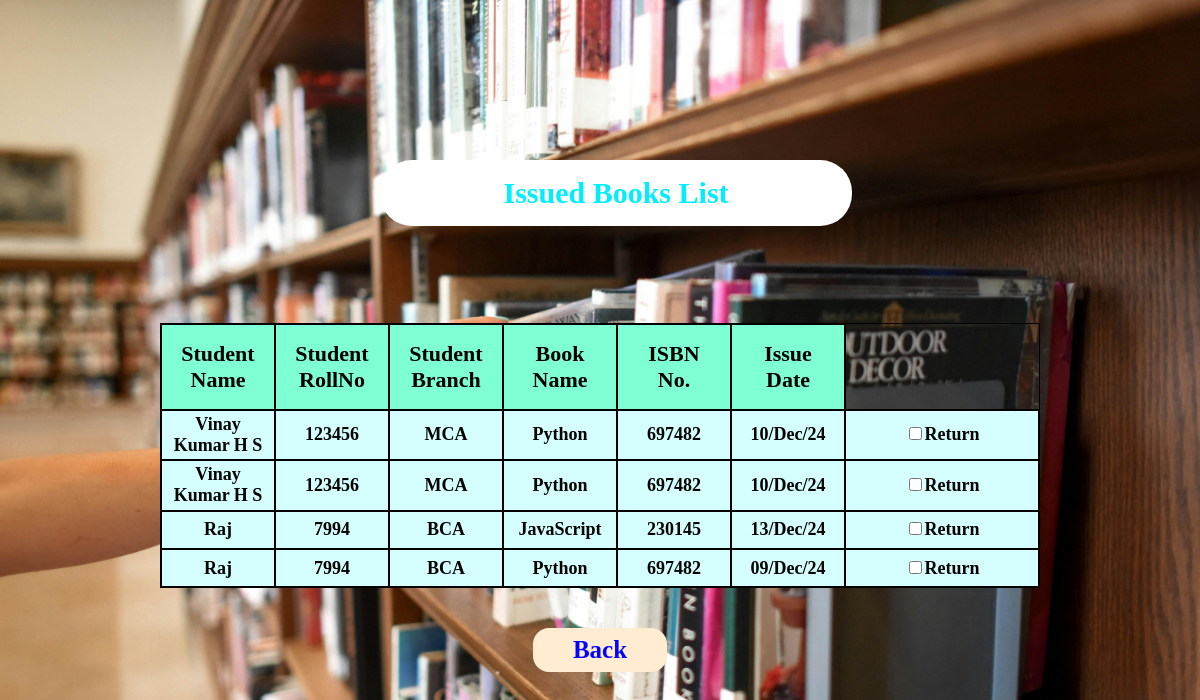
Page /list/ on the committed database.
### App1/models.py (models this page shows)
class IssueBook(models.Model):
    Student_name=models.CharField(max_length=100)
    Student_roll=models.IntegerField()
    Student_branch=models.CharField(max_length=100)
    book_name=models.CharField(max_length=100)
    ISBN=models.IntegerField()
    Issue_date=models.DateField()

### App1/views.py (the view)
# urls.py: path("list/",views.list,name='list'),
def list(request):
    a=IssueBook.objects.all()
    b={'issueList':a}
    return render(request,'list.html',b)

### App1/templates/list.html (shortened to what this page needs)
{% load static %}
<!DOCTYPE html>
<html lang="en">
<head>
    <link rel="stylesheet" href="{% static 'App1.css' %}">
</head>
<body>
    <div class="student-list">
        <h2>Issued Books List</h2>
        <table>
            <tr>
                <th>Student Name</th>
                <th>Student RollNo</th>
                <th>Student Branch</th>
                <th>Book Name</th>
                <th>ISBN No.</th>
                <th>Issue Date</th>
            </tr>
            {% for i in issueList %}
                <tr>
                    <td>{{i.Student_name}}</td>
                    <td>{{i.Student_roll}}</td>
                    <td>{{i.Student_branch}}</td>
                    <td>{{i.book_name}}</td>
                    <td>{{i.ISBN}}</td>
                    <td>{{i.Issue_date|date:"d/M/y"}}</td>
                    <td><input type="checkbox">Return</td>
                    <br>
                </tr>
            {% endfor %}
        </table>
    </div>
    <a href="{% url 'home' %}" class="back">Back</a>
</body>
</html>

### App1/static/App1.css (style rules this page uses)
body { display: flex; justify-content: space-evenly; align-items: center; flex-direction: column; background: url('images/library.jpg'); background-size: cover; height: 100vh; }
table { border: 1px solid black; border-collapse: collapse; width: 40rem; }
th { border: 2px solid black; width: 5rem; height: 1rem; background-color: aquamarine; padding: 1rem; font-size: 22px; }
td { border: 2px solid black; height: 30px; text-align: center; font-weight: bold; font-size: 18px; padding: .2rem; background-color: #d5fffe; }
.back { color: rgb(0, 4, 255); margin-top: -6rem; text-align: center; border-radius: 1rem; width: 10%; background-color: rgb(255, 236, 209); padding: .5rem; text-decoration: none; font-size: 25px; font-weight: bold; }
.student-list h2 { text-align: center; padding: 1rem; font-size: 30px; font-weight: bold; border: none; border-radius: 2rem; color: rgb(0, 238, 255); width: 50%; margin-left: 25%; }

### App1/templates/list.html (style rules this page uses)
table { border: 1px solid black; border-collapse: collapse; width: 55rem; }
th { border: 2px solid black; width: 5rem; height: 1rem; background-color: aquamarine; padding: 1rem; font-size: 22px; }
td { border: 2px solid black; height: 30px; text-align: center; font-weight: bold; font-size: 18px; padding: .2rem; background-color: #d5fffe; }
h2 { background-color: white; text-align: center; padding: 1rem; margin-top: 1rem; }

### rows in the picture
IssueBook: Student_name "Vinay Kumar H S", Student_roll "123456", Student_branch "MCA", book_name "Python", ISBN "697482", Issue_date "10/Dec/24"
IssueBook: Student_name "Vinay Kumar H S", Student_roll "123456", Student_branch "MCA", book_name "Python", ISBN "697482", Issue_date "10/Dec/24"
IssueBook: Student_name "Raj", Student_roll "7994", Student_branch "BCA", book_name "JavaScript", ISBN "230145", Issue_date "13/Dec/24"
IssueBook: Student_name "Raj", Student_roll "7994", Student_branch "BCA", book_name "Python", ISBN "697482", Issue_date "09/Dec/24"
